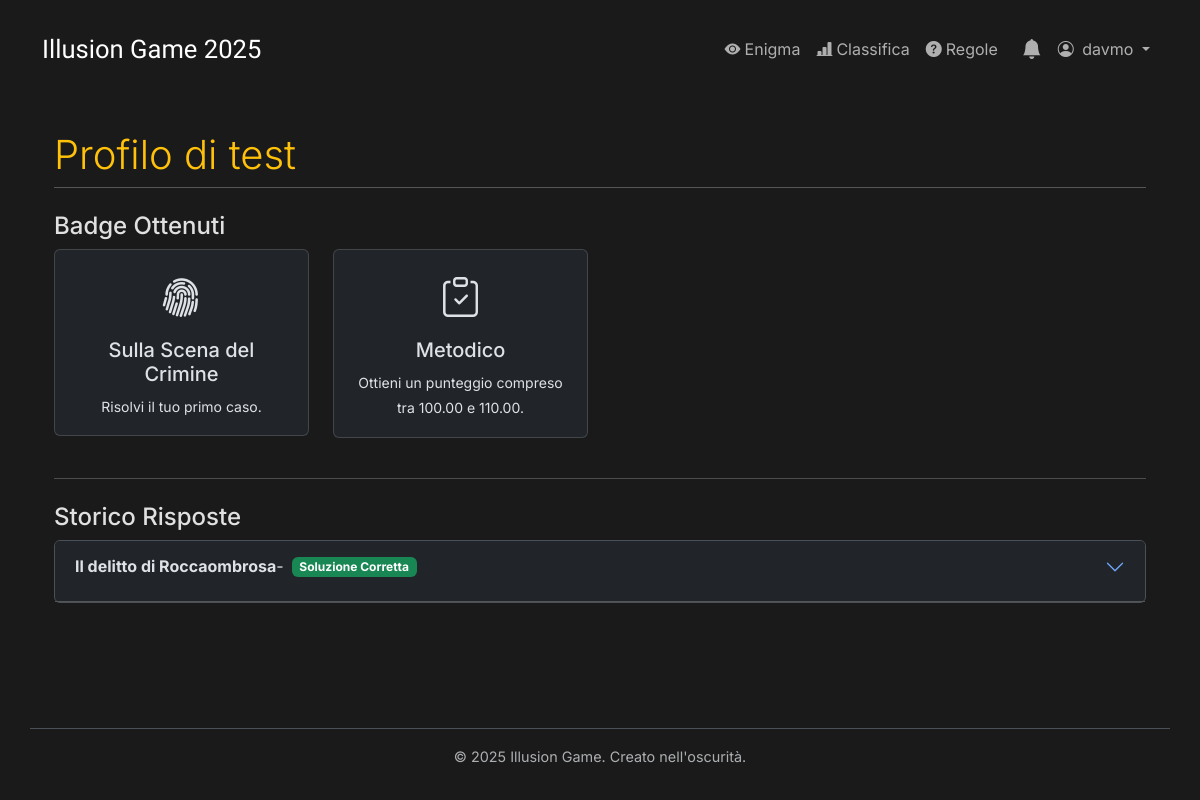
Screenshot of /profilo/test/ (signed in) with the database file from the repository.
### enigmas/models.py (models this page shows, shortened)
class UserBadge(models.Model):
    utente = models.ForeignKey(User, on_delete=models.CASCADE, related_name='user_badges')
    badge = models.ForeignKey(Badge, on_delete=models.CASCADE, related_name='user_badges')
    data_ottenimento = models.DateTimeField(auto_now_add=True)
    class Meta:
        unique_together = ('utente', 'badge')

class Badge(models.Model):
    nome = models.CharField(max_length=100)
    descrizione = models.TextField()
    icona = models.CharField(max_length=50, help_text="Es. 'bi bi-star'", default='bi bi-patch-question')

class RispostaUtente(models.Model):
    utente = models.ForeignKey(User, on_delete=models.CASCADE, related_name='risposte')
    enigma = models.ForeignKey(Enigma, on_delete=models.CASCADE)
    data_invio = models.DateTimeField(default=timezone.now)
    is_completa_corretta = models.BooleanField(default=False)
    punteggio = models.FloatField(default=0.0)
    suggerimenti_usati = models.PositiveIntegerField(default=0, help_text="Numero di aiuti usati per questo enigma")
    class Meta:
        unique_together = ('utente', 'enigma')
        ordering = ['-data_invio']

class Enigma(models.Model):
    titolo = models.CharField(max_length=200, blank=True, null=True)
    testo = models.TextField(help_text="La descrizione principale o l'introduzione all'enigma/caso.")
    start_time = models.DateTimeField(help_text="Data e ora di inizio visibilità")
    end_time = models.DateTimeField(editable=False)
    is_active = models.BooleanField(default=False, help_text="Seleziona per rendere questo l'enigma/caso corrente")
    notifica_inviata = models.BooleanField(default=False, help_text="Indica se la notifica è già stata inviata")
    class Meta:
        verbose_name = "Enigma o Caso"
        verbose_name_plural = "Enigmi o Casi"
        ordering = ['-start_time']

### enigmas/views.py (the view)
# urls.py: path('profilo/<str:username>/', views.profile_view, name='profile_view'),
@login_required
def profile_view(request, username):
    profile_user = get_object_or_404(User, username=username)
    risposte = RispostaUtente.objects.filter(utente=profile_user).select_related('enigma').order_by('-enigma__start_time')
    badges_utente = UserBadge.objects.filter(utente=profile_user).select_related('badge')
    context = {'profile_user': profile_user, 'risposte': risposte, 'badges': badges_utente}
    return render(request, 'enigmas/profile_detail.html', context)

### enigmas/context_processors.py (called while the page is built)
def unread_notifications_context(request):
    if request.user.is_authenticated:
        count = Notifica.objects.filter(utente=request.user, letta=False).count()
        return {'unread_notifications_count': count}
    return {}

### enigmas/models.py (called while the page is built)
    def is_corretta(self):
        opzioni_corrette_db = OpzioneRisposta.objects.filter(campo_risposta=self.campo, is_corretta=True)
        risposte_corrette_set = set(opzione.testo.strip().lower() for opzione in opzioni_corrette_db)
        risposte_inserite_set = set(ans.strip().lower() for ans in self.valore_inserito.split(',') if ans.strip())
        return risposte_corrette_set == risposte_inserite_set

### enigmas/templates/enigmas/profile_detail.html (shortened to what this page needs)
{% extends 'enigmas/base.html' %}
{% block content %}
<div class="container mt-4">
    <h2 class="display-6">Profilo di {{ profile_user.username }}</h2>
    <h4 class="mt-4">Badge Ottenuti</h4>
    <div class="row">
        {% for user_badge in badges %}
        <div class="col-md-3 mb-3">
            <div class="card text-center">
                <div class="card-body">
                    <i class="{{ user_badge.badge.icona }} fs-1"></i>
                    <h5 class="card-title mt-2">{{ user_badge.badge.nome }}</h5>
                    <p class="card-text"><small>{{ user_badge.badge.descrizione }}</small></p>
                </div>
            </div>
        </div>
        {% empty %}
        <div class="col">
            <p>Nessun badge ancora ottenuto.</p>
        </div>
        {% endfor %}
    </div>
    <hr class="my-4">
    <h4 class="mt-4">Storico Risposte</h4>
    <div class="accordion" id="storicoAccordion">
        {% for risposta in risposte %}
        <div class="accordion-item">
            <h2 class="accordion-header" id="heading-{{ risposta.id }}">
                <button class="accordion-button collapsed" type="button" data-bs-toggle="collapse" data-bs-target="#collapse-{{ risposta.id }}">
                    <strong>{{ risposta.enigma.titolo }}</strong> -
                    <span class="ms-2 badge {% if risposta.is_completa_corretta %}bg-success{% else %}bg-danger{% endif %}">
                        {% if risposta.is_completa_corretta %}Soluzione Corretta{% else %}Soluzione Errata{% endif %}
                    </span>
                </button>
            </h2>
        </div>
        {% empty %}
        <div class="alert alert-info">
            Nessuna risposta inviata.
        </div>
        {% endfor %}
    </div>
</div>
{% endblock %}

### enigmas/templates/enigmas/base.html (shortened to what this page needs)
{% load static %}
<!DOCTYPE html>
<html lang="it" data-bs-theme="dark">
<head>
    <link href="https://cdn.jsdelivr.net/npm/bootstrap@5.3.3/dist/css/bootstrap.min.css" rel="stylesheet" xintegrity="sha384-QWTKZyjpPEjISv5WaRU9OFeRpok6YctnYmDr5pNlyT2bRjXh0JMhjY6hW+ALEwIH">
    <link rel="stylesheet" href="{% static 'enigmas/css/style.css' %}">
    <link rel="stylesheet" href="https://cdn.jsdelivr.net/npm/bootstrap-icons@1.11.3/font/bootstrap-icons.min.css">
</head>
<body class="d-flex flex-column">
    <nav class="navbar navbar-expand-lg navbar-custom">
        <div class="container">
            <a class="navbar-brand navbar-brand-custom" href="{% url 'enigma_view' %}">
                Illusion Game 2025
            </a>
            <div class="collapse navbar-collapse" id="navbarNavContent">
                <ul class="navbar-nav ms-auto mb-2 mb-lg-0 align-items-center">
                    {% if user.is_authenticated %}
                        <li class="nav-item"> <a class="nav-link {% if request.resolver_match.url_name == 'enigma_view' %}active{% endif %}" href="{% url 'enigma_view' %}"><i class="bi bi-eye-fill me-1"></i>Enigma</a> </li>
                        <li class="nav-item"> <a class="nav-link {% if request.resolver_match.url_name == 'classifica' %}active{% endif %}" href="{% url 'classifica' %}"><i class="bi bi-bar-chart-line-fill me-1"></i>Classifica</a> </li>
                        <li class="nav-item"> <a class="nav-link " href="{% url 'regole_punteggio' %}"><i class="bi bi-question-circle-fill me-1"></i>Regole</a> </li>
                        <li class="nav-item d-none d-lg-block notification-bell-desktop">
                            <a class="nav-link position-relative px-2 {% if request.resolver_match.url_name == 'lista_notifiche' %}active{% endif %}"
                               href="{% url 'lista_notifiche' %}"
                               title="Notifiche">
                                <i class="bi bi-bell-fill fs-5"></i>
                            </a>
                        </li>
                        <li class="nav-item dropdown">
                            <a class="nav-link dropdown-toggle" href="#" role="button" data-bs-toggle="dropdown" aria-expanded="false">
                                <i class="bi bi-person-circle me-1"></i> {{ user.username }}
                            </a>
                        </li>
                    {% else %}
                        <li class="nav-item">
                            <a class="nav-link {% if request.resolver_match.url_name == 'account_login' %}active{% endif %}" href="{% url 'account_login' %}"><i class="bi bi-box-arrow-in-right me-1"></i>Login</a>
                        </li>
                    {% endif %}
                </ul>
            </div>
        </div>
    </nav>
    <div class="container mt-4 mb-5 flex-grow-1">
        {% block content %}{% endblock %}
    </div>
    <footer class="container text-center text-body-secondary py-3 border-top">
        <p>&copy; {% now "Y" %} Illusion Game. Creato nell'oscurità.</p>
    </footer>
</body>
</html>

### enigmas/static/enigmas/css/style.css (style rules this page uses)
body { background-color: #1a1a1a; color: #e0e0e0; font-family: 'Courier New', Courier, monospace; margin: 0; padding: 0; line-height: 1.6; }
nav { margin-top: 1rem; }
nav a { color: #b0bec5; text-decoration: none; transition: color 0.3s ease; }
h2, h3 { color: #FFC109; border-bottom: 1px solid #555; padding-bottom: 0.5rem; margin-bottom: 1.5rem; }
footer { text-align: center; margin-top: 3rem; padding: 1.5rem; font-size: 0.9rem; color: #666; border-top: 1px solid #333; }
.navbar-brand-custom { font-family: "Rubik Glitch", system-ui; color: #ffffff !important; font-weight: 400; font-size: 1.6rem; }

### enigmas/templates/enigmas/base.html (style rules this page uses)
body { font-family: 'Inter', sans-serif; background-color: #1a1a1a; display: flex; flex-direction: column; min-height: 100vh; }
.flex-grow-1 { flex-grow: 1; }
.notification-bell-desktop { margin-left: 0.5rem; }

### rows the page displays
UserBadge: badge.nome "Sulla Scena del Crimine", badge.descrizione "Risolvi il tuo primo caso."
UserBadge: badge.nome "Metodico", badge.descrizione "Ottieni un punteggio compreso tra 100.00 e 110.00."
RispostaUtente: enigma.titolo "Il delitto di Roccaombrosa", is_completa_corretta "Soluzione Corretta"

### other values shown
{{ user.username }} "davmo"
{{ profile_user.username }} "test"
